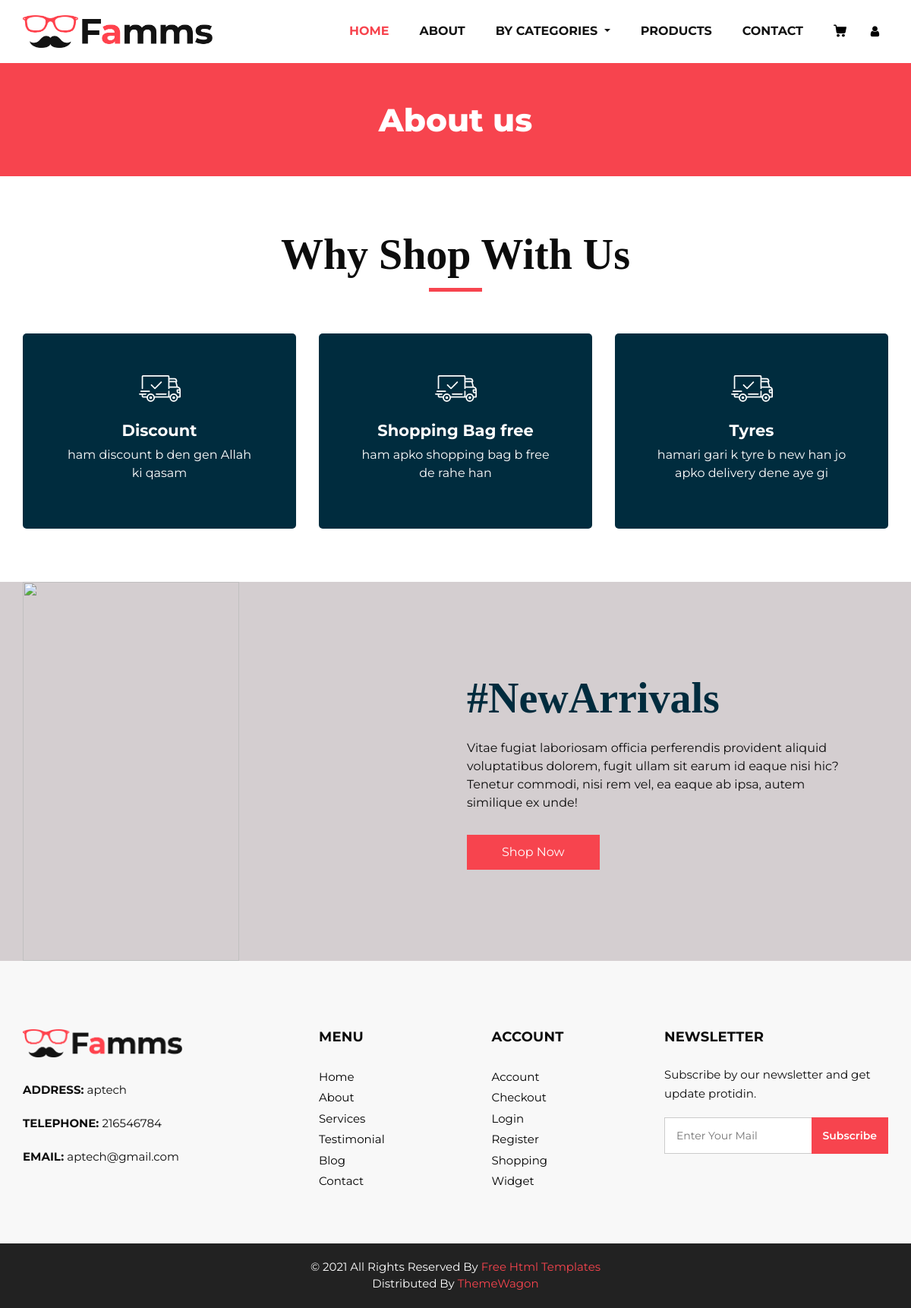
The page /userTeheme/user/about.php on the database its author committed.
### tables this page shows
CREATE TABLE `about` (
  `id` int(11) NOT NULL,
  `heading` varchar(255) NOT NULL,
  `description` text NOT NULL
);

CREATE TABLE `information` (
  `id` int(11) NOT NULL,
  `address` varchar(255) NOT NULL,
  `email` varchar(255) NOT NULL,
  `telephone` int(11) NOT NULL
);

### userTeheme/user/about.php (the view, shortened to what this page needs)
<?php
include_once '../header.php';
?>
 <section class="inner_page_head">
         <div class="container_fuild">
            <div class="row">
               <div class="col-md-12">
                  <div class="full">
                     <h3>About us</h3>
                  </div>
               </div>
            </div>
         </div>
      </section>
      <section class="why_section layout_padding">
         <div class="container">
            <div class="heading_container heading_center">
               <h2>
                  Why Shop With Us
               </h2>
            </div>
            <div class="row">
            <?php
                           $fetch_query = "select * from about order by id desc limit 3";
                           $execute = mysqli_query($conn, $fetch_query);
                           $row = mysqli_num_rows($execute);
                           if($row > 0){
                              while($data = mysqli_fetch_array($execute)){
            ?>
<div class="col-md-4">
                  <div class="box ">
                     <div class="img-box">
                     </div>
                     <div class="detail-box">
                        <h5>
                          <?php
                              echo $data[1];
                          ?>
                        </h5>
                        <p>
                           <?php
                           echo $data[2];
                           ?>
                        </p>
                     </div>
                  </div>
               </div>
                                 <?php
                              }
                           }else{
                              echo
                               "No record found";
                          }
                           ?>
            </div>
         </div>
      </section>
      <section class="arrival_section">
         <div class="container">
            <div class="box">
               <div class="arrival_bg_box">
                  <img src="images/arrival-bg.png" alt="">
               </div>
               <div class="row">
                  <div class="col-md-6 ml-auto">
                     <div class="heading_container remove_line_bt">
                        <h2>
                           #NewArrivals
                        </h2>
                     </div>
                     <p style="margin-top: 20px;margin-bottom: 30px;">
                        Vitae fugiat laboriosam officia perferendis provident aliquid voluptatibus dolorem, fugit ullam sit earum id eaque nisi hic? Tenetur commodi, nisi rem vel, ea eaque ab ipsa, autem similique ex unde!
                     </p>
                     <a href="">
                     Shop Now
                     </a>
                  </div>
               </div>
            </div>
         </div>
      </section>
      <?php
      include_once '../footer.php';
      ?>

### userTeheme/footer.php (shortened to what this page needs)
 <footer>
         <div class="container">
            <div class="row">
               <div class="col-md-4">
                   <div class="full">
                      <div class="logo_footer">
                        <a href="#"><img width="210" src="images/logo.png" alt="#" /></a>
                      </div>
                      <div class="information_f">
                        <?php
                        $select = "Select * from information";
                        $execute = mysqli_query($conn, $select);
                        $rows = mysqli_num_rows($execute);
                        if($rows > 0 ){
                        $data = mysqli_fetch_array($execute)
                              ?>
                        <p><strong>ADDRESS: </strong><?php echo $data[1]; ?></p>
                        <p><strong>TELEPHONE: </strong><?php echo $data[3]; ?></p>
                        <p><strong>EMAIL: </strong><?php echo $data[2]; ?></p>
                              <?php
                           }
                        ?>
                      </div>
                   </div>
               </div>
               <div class="col-md-8">
                  <div class="row">
                  <div class="col-md-7">
                     <div class="row">
                        <div class="col-md-6">
                     <div class="widget_menu">
                        <h3>Menu</h3>
                        <ul>
                           <li><a href="#">Home</a></li>
                           <li><a href="#">About</a></li>
                           <li><a href="#">Services</a></li>
                           <li><a href="#">Testimonial</a></li>
                           <li><a href="#">Blog</a></li>
                           <li><a href="#">Contact</a></li>
                        </ul>
                     </div>
                  </div>
                  <div class="col-md-6">
                     <div class="widget_menu">
                        <h3>Account</h3>
                        <ul>
                           <li><a href="#">Account</a></li>
                           <li><a href="#">Checkout</a></li>
                           <li><a href="#">Login</a></li>
                           <li><a href="#">Register</a></li>
                           <li><a href="#">Shopping</a></li>
                           <li><a href="#">Widget</a></li>
                        </ul>
                     </div>
                  </div>
                     </div>
                  </div>
                  <div class="col-md-5">
                     <div class="widget_menu">
                        <h3>Newsletter</h3>
                        <div class="information_f">
                          <p>Subscribe by our newsletter and get update protidin.</p>
                        </div>
                        <div class="form_sub">
                           <form>
                              <fieldset>
                                 <div class="field">
                                    <input type="email" placeholder="Enter Your Mail" name="email" />
                                    <input type="submit" value="Subscribe" />
                                 </div>
                              </fieldset>
                           </form>
                        </div>
                     </div>
                  </div>
                  </div>
               </div>
            </div>
         </div>
      </footer>
      <div class="cpy_">
         <p class="mx-auto">© 2021 All Rights Reserved By <a href="https://html.design/">Free Html Templates</a><br>
            Distributed By <a href="https://themewagon.com/" target="_blank">ThemeWagon</a>
         </p>
      </div>
   </body>
</html>

### userTeheme/user/css/style.css (style rules this page uses)
* { box-sizing: border-box; }
body { font-family: 'Montserrat', sans-serif; color: #0c0c0c; background-color: #ffffff; overflow-x: hidden; }
.layout_padding { padding: 70px 0; }
h1, h2 { font-family: 'Playfair Display', serif; }
.heading_container { display: -webkit-box; display: -ms-flexbox; display: flex; -webkit-box-orient: vertical; -webkit-box-direction: normal; -ms-flex-direction: column; flex-direction: column; -webkit-box-align: start; -ms-flex-align: start; align-items: flex-start; }
.heading_container h2 { position: relative; margin-bottom: 0; font-size: 3.5rem; font-weight: bold; }
.heading_container h2::after { content: ""; display: block; width: 70px; height: 5px; background: #f7444e; margin: 10px auto 10px; }
.heading_container.heading_center { -webkit-box-align: center; -ms-flex-align: center; align-items: center; text-align: center; }
a, a:hover, a:focus { text-decoration: none; }
.arrival_section { background-color: #d4ced0; }
.arrival_section .heading_container { color: #002c3e; margin-bottom: 10px; }
.arrival_section .box { padding: 120px 45px; position: relative; }
.arrival_section .arrival_bg_box { position: absolute; top: 0; left: 0; width: 100%; height: 100%; z-index: 3; }
.arrival_section .arrival_bg_box img { width: 50%; height: 100%; -o-object-fit: cover; object-fit: cover; -o-object-position: top left; object-position: top left; }
.arrival_section a { display: inline-block; padding: 10px 45px; background-color: #f7444e; border: 1px solid #f7444e; color: #ffffff; border-radius: 0; -webkit-transition: all 0.3s; transition: all 0.3s; }
.why_section .box { text-align: center; margin-top: 45px; background-color: #002c3e; padding: 45px 50px; border-radius: 5px; color: #ffffff; }
.detail-box h5 { font-size: 21px; font-weight: 700; }
.remove_line_bt h2::after { display: none; }
.why_section .box .img-box { margin-bottom: 15px; }
.why_section .box .img-box svg { width: 55px; height: auto; fill: #ffffff; }
.inner_page_head { background: #f7444e; text-align: center; color: #fff; padding-top: 50px; padding-bottom: 40px; }
.inner_page_head h3 { font-size: 42px; font-weight: 800; }
footer { background: #f8f8f8; padding: 90px 0 70px; }
.logo_footer { margin-bottom: 30px; }
.information_f p { margin-bottom: 1.2rem; line-height: 25px; font-size: 15px; }
.widget_menu h3 { font-size: 18px; font-weight: 700; text-transform: uppercase; letter-spacing: 0.2px; margin-bottom: 25px; }
.widget_menu ul { list-style: none; padding: 0; margin: 0; }
.widget_menu ul li { float: left; width: 100%; }
.widget_menu ul li a { font-size: 15px; color: #000; margin-bottom: 0; float: left; width: 100%; margin-top: 5px; }
.field { display: flex; }
.widget_menu { float: left; width: 100%; }
div.form_sub .field input[type="email"], div.form_sub .field input[type="email"]:hover, div.form_sub .field input[type="email"]:focus { padding: 10px 110px 10px 15px; border-radius: 0; border: solid #ccc 1px; font-size: 14px; position: relative; box-shadow: none; width: 100%; height: 48px; }
.form_sub { position: relative; }
.form_sub input[type="email"] + input[type="submit"] { position: absolute; right: 0; background: #f7444e; color: #fff; border: none; top: 0px; font-size: 14px; height: 48px; font-weight: 600; padding: 0 15px; }
form input { background: #fff; border: solid #ccc 1px; padding: 15px 15px; width: 100%; font-size: 14px; margin-bottom: 20px; text-transform: capitalize; line-height: normal; }
form input[type="submit"] { border: none; padding: 15px 45px; width: auto; font-size: 16px; text-transform: capitalize; line-height: normal; margin: 0 auto; display: flex; background: #333; color: #fff; font-weight: 600; transition: ease all 0.1s; }
.cpy_ { background: #222; text-align: center; padding: 20px 0; }
.cpy_ p { margin: 0; color: #fff; font-size: 15px; font-weight: 400; }
.cpy_ p a { margin: 0; color: #f7444e; font-size: 15px; font-weight: 400; }

### userTeheme/user/css/responsive.css (style rules this page uses)
@media (min-width: 1200px) { .container { max-width: 1170px; } }

### rows shown on the page
about: heading "Discount", description "ham discount b den gen Allah ki qasam"
about: heading "Shopping Bag free", description "ham apko shopping bag b free de rahe han"
about: heading "Tyres", description "hamari gari k tyre b new han jo apko delivery dene aye gi"
information: address "aptech", telephone "216546784", email "aptech@gmail.com"
